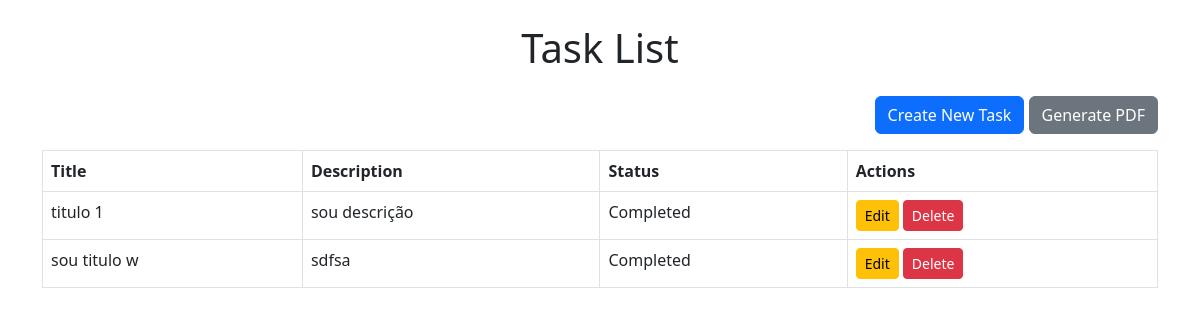
The app's page /, older data.
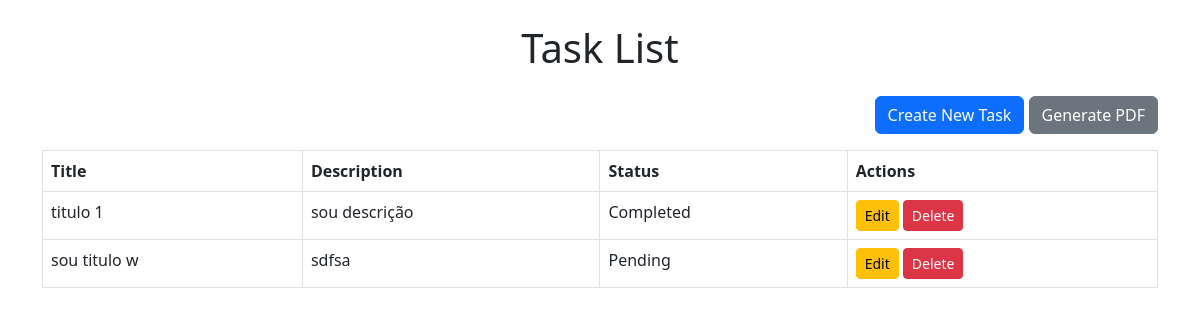
The same page, newer data.
### app_main/models.py (models this page shows, shortened)
class Task(models.Model):
    title = models.CharField(max_length=200)
    description = models.TextField(blank=True, null=True)
    status = models.BooleanField(default=False)
    created_at = models.DateTimeField(auto_now_add=True)

### app_main/views.py (the view)
# urls.py: path('', views.list_tasks, name='list_tasks'),
def list_tasks(request):
    tasks = Task.objects.all()
    return render(request, 'task_list.html', {'tasks': tasks})

### app_main/templates/task_list.html (shortened to what this page needs)
<!DOCTYPE html>
<html>
<head>
    <link href="https://cdn.jsdelivr.net/npm/bootstrap@5.3.0/dist/css/bootstrap.min.css" rel="stylesheet">
</head>
<body class="container mt-4">
    <h1 class="text-center mb-4">Task List</h1>
    <div class="text-end mb-3">
    <a href="{% url 'create_task' %}" class="btn btn-primary">Create New Task</a>
    <a href="{% url 'generate_pdf' %}" class="btn btn-secondary">Generate PDF</a>
</div>
    <table class="table table-bordered">
        <thead>
            <tr>
                <th>Title</th>
                <th>Description</th>
                <th>Status</th>
                <th>Actions</th>
            </tr>
        </thead>
        <tbody>
            {% for task in tasks %}
            <tr>
                <td>{{ task.title }}</td>
                <td>{{ task.description }}</td>
                <td>{{ task.status|yesno:"Completed,Pending" }}</td>
                <td>
                    <a href="{% url 'update_task' task.id %}" class="btn btn-sm btn-warning">Edit</a>
                    <a href="{% url 'delete_task' task.id %}" class="btn btn-sm btn-danger">Delete</a>
                </td>
            </tr>
            {% endfor %}
        </tbody>
    </table>
</body>
</html>

Row changes from the older to the newer data that the page shows:
changed Task "sou titulo w": status "Completed" → "Pending"
